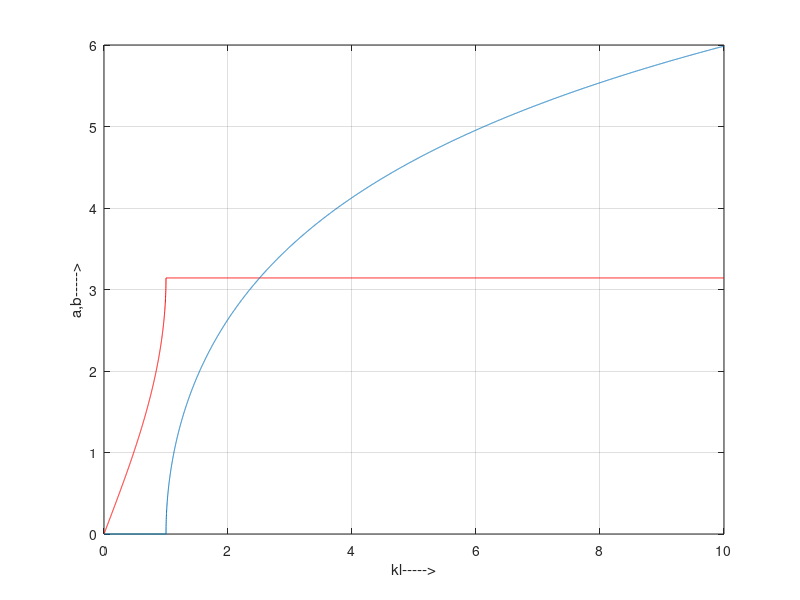

The MATLAB source for this figure: (Note: this script raises an error after producing the figure.)
figure(2)
w=0:0.001:10;
w1=1;
b=2*asin(w/w1);
plot(w,real(b),'r');
grid

hold on

a=2*acosh(w/w1);
plot(w,real(a));

xlabel('kl----->')
ylabel('a,b----->')
Title('w1=1')
